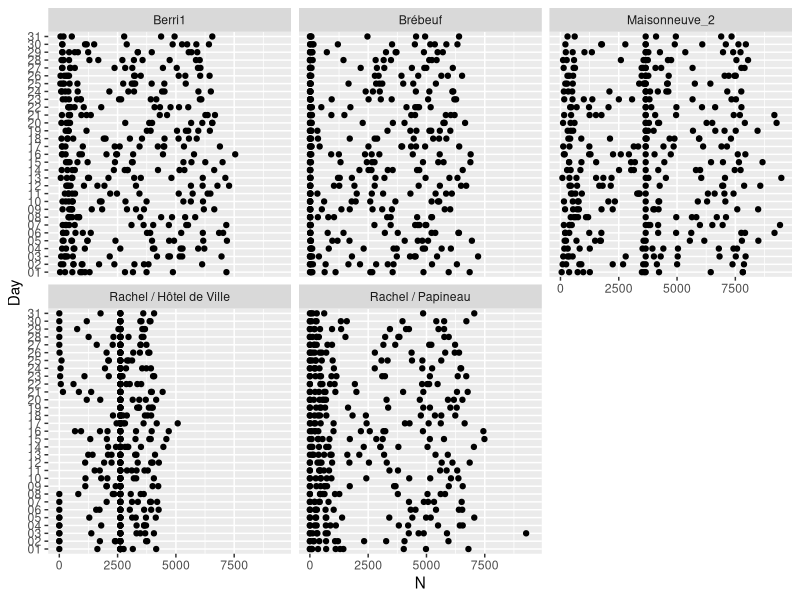
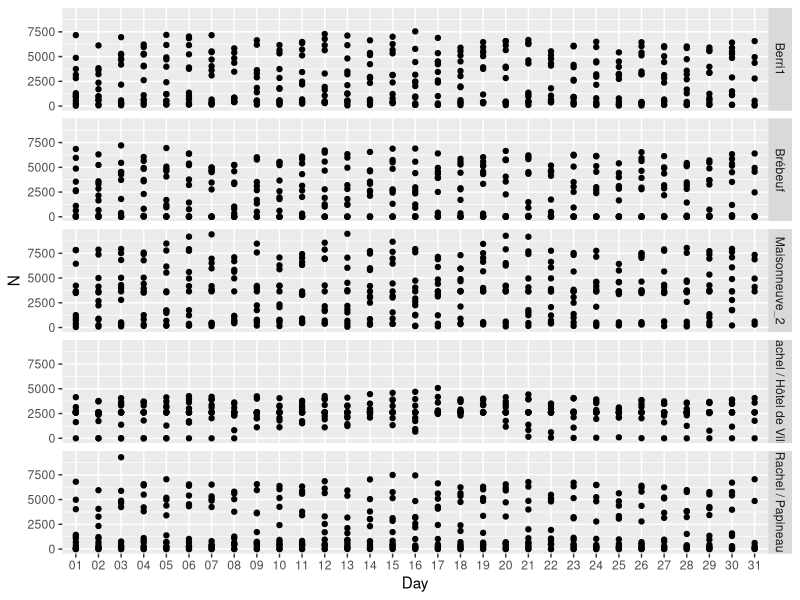

Source code (R) for these figures, in order:

library(tidyverse)
bikes <- read_csv("bikes2016.csv")
str(bikes)

bikes <- dplyr::select(bikes, -Timestamp)

str(bikes)

bikes %>% 
  summarise_all(funs(100*mean(is.na(.))))

bikes <- bikes %>%
  gather(key = District, value = N, -Date) 

bikes %>%
  na.omit() %>%
  group_by(District) %>%
  summarise(personas = sum(N))

bikes %>%
  group_by(District) %>%
  mutate(N = ifelse(is.na(N), mean(N, na.rm = TRUE), N)) -> bikes

bikes %>%
  separate(Date, c("Day", "Month", "Year"), sep = "/") -> bikes

bikes %>%
  group_by(District) %>%
  summarise(ciclistas = sum(N)) %>%
  arrange(desc(ciclistas)) %>%
  slice(1:5)

filtro1 <- bikes %>%
  group_by(District) %>%
  summarise(ciclistas = sum(N)) %>%
  arrange(desc(ciclistas)) %>%
  slice(1:5) %>%
  select(-ciclistas)

bikes %>%
  semi_join(filtro1, by = c("District")) %>%
  arrange(District) %>%
  ggplot(aes(x = Day, y = N)) +
  geom_point() + geom_smooth() + coord_flip() +
  facet_wrap(District~.)

bikes %>%
  semi_join(filtro1, by = c("District")) %>%
  arrange(District) %>%
  ggplot(aes(x = Day, y = N)) +
  geom_point() + geom_smooth() + 
  facet_grid(District~.)


bikes %>%
  filter(str_detect(District, 'Berry1|University|Boyer|ParcB')) %>%
  filter(str_detect(Month, '01'))


